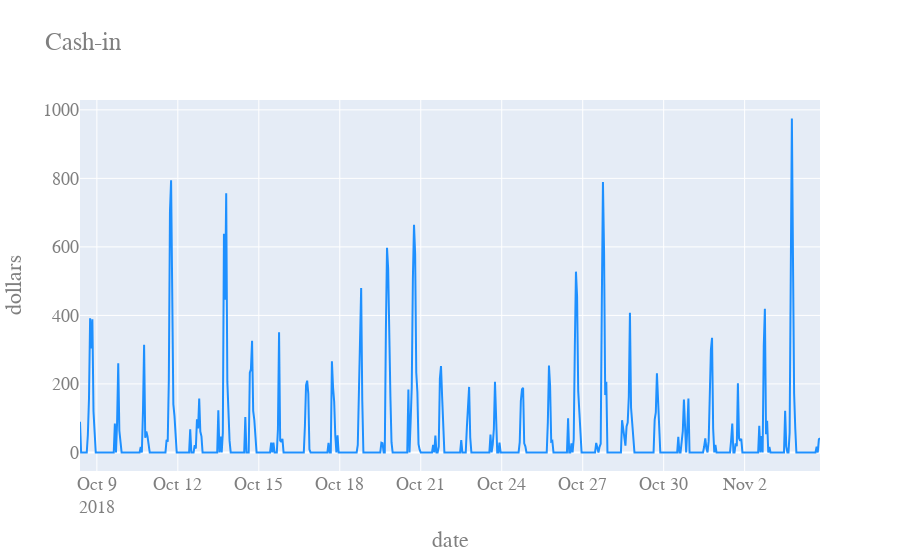

Notebook code cell kept with this figure:
### Markdown cell above
**Exercice :** tracer le chiffre d'affaire en fonction du temps avec [plotly](https://plotly.com/python/line-charts/#line-plot-with-goscatter).

### Code cell
fig = go.Figure()
fig.add_trace(
    go.Scatter(
        x=df['order_date'],
        y=df['cash_in'],
        line_color='dodgerblue'
    )
)
fig.update_layout(
    title='Cash-in',
    xaxis_title='date',
    yaxis_title='dollars',
    font=dict(
        family='Computer Modern',
        size=18,
        color='#7f7f7f'
    )
)

### Figure 1 — Plotly figure (JSON) as saved in the notebook; plotly's stock layout.template omitted (floating-point values rounded to 4 significant figures; data arrays with more than 128 entries replaced by an {"elided": "..."} marker saying what was removed)
{"data": [{"line": {"color": "dodgerblue"}, "type": "scatter", "x": {"elided": "659 str values"}, "y": {"elided": "659 float values"}}], "layout": {"font": {"color": "#7f7f7f", "family": "Computer Modern", "size": 18}, "title": {"text": "Cash-in"}, "xaxis": {"title": {"text": "date"}}, "yaxis": {"title": {"text": "dollars"}}}}
